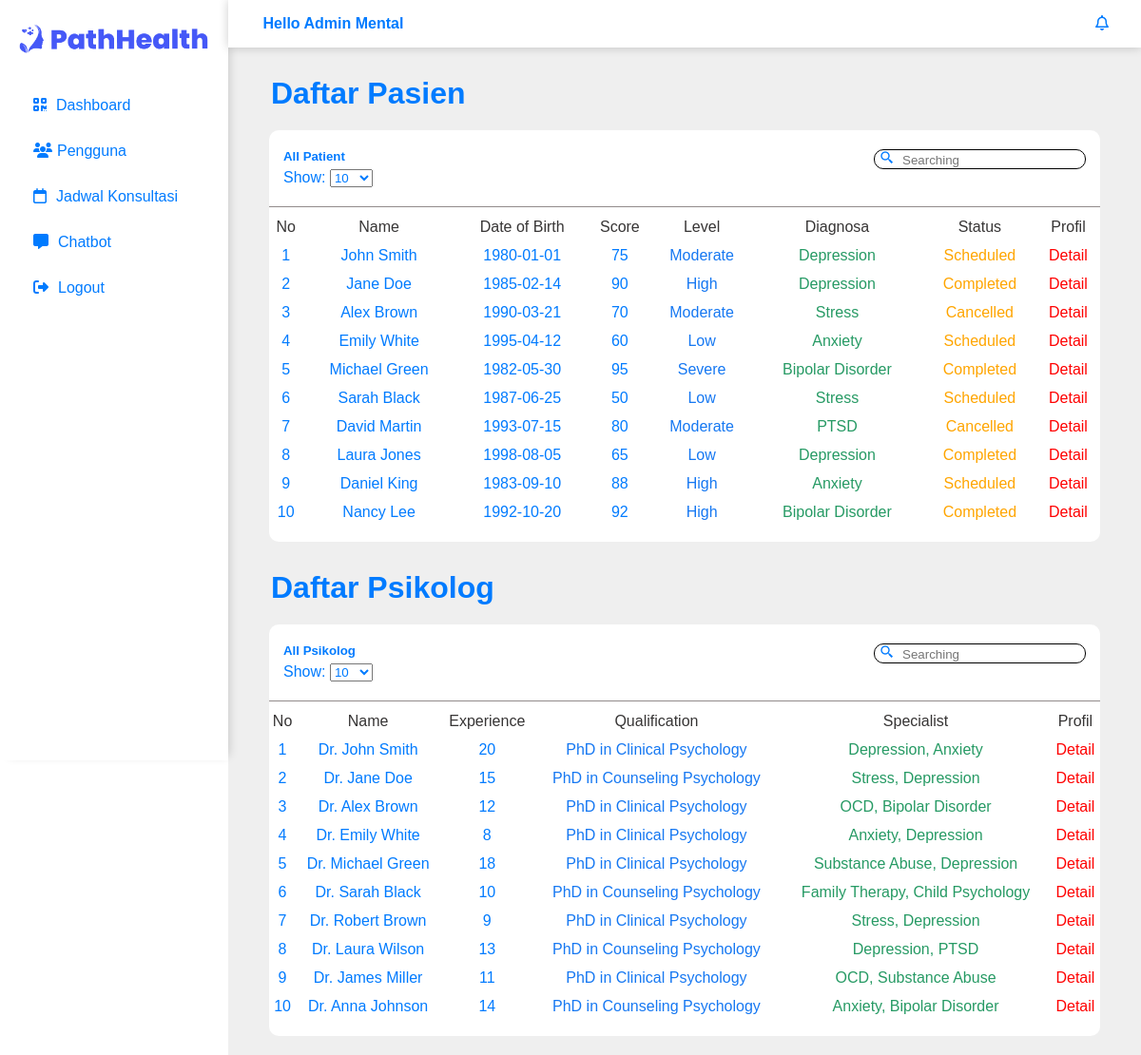
The page /dashboard/admin/pengguna.php (signed in) on the database its author committed.
### tables this page shows
CREATE TABLE `psychologists` (
  `psychologist_id` int(11) NOT NULL,
  `username` varchar(50) NOT NULL,
  `password` varchar(255) NOT NULL,
  `email` varchar(100) NOT NULL,
  `full_name` varchar(100) DEFAULT NULL,
  `qualifications` text DEFAULT NULL,
  `specialties` text DEFAULT NULL,
  `experience_years` int(11) DEFAULT NULL,
  `profile_picture` varchar(255) DEFAULT NULL,
  `created_at` timestamp NOT NULL DEFAULT current_timestamp(),
  `description` varchar(5000) NOT NULL,
  `id_wilayah` int(11) DEFAULT NULL,
  `status` enum('pending','approved') DEFAULT 'pending'
);

### dashboard/admin/pengguna.php (the view, shortened to what this page needs)
<?php
include "../koneksi.php";
$full_name = $_SESSION['full_name'];
?>
<!DOCTYPE html>
<html lang="en">
<head>
    <link rel="stylesheet" href="../../style/psikolog/daftarPasien.css">
    <link href='https://unpkg.com/boxicons@2.1.4/css/boxicons.min.css' rel='stylesheet'>
    <link rel="stylesheet" href="https://cdnjs.cloudflare.com/ajax/libs/font-awesome/6.5.1/css/all.min.css" />
</head>
<body>
    <div class="page">
        <div class="navbar">
            <div class="logo"><img src="../../asset/logo2.png" alt=""></div>
            <div class="dashboard"><i class='fas fa-qrcode '></i><a href="dashboard.php">Dashboard</a></div>
            <div class="daftarPsikolog"><i class="fa-solid fa-users"></i><a href="pengguna.php">Pengguna</a></div>
            <div class="jadwal"><i class="fa-regular fa-calendar"></i><a href="jadwalKonsultasi.php">Jadwal Konsultasi</a></div>
            <div class="laporan"><i class="fa-solid fa-message"></i><a href="chatbot.php">Chatbot</a></div>
            <div class="jadwal"><i class="fa-solid fa-right-from-bracket"></i><a href="../login/login.php">Logout</a></div>
        </div>
        <div class="main">
            <div class="container">
                <div class="profil">
                    <div class="user"><h4>Hello <?php echo $full_name; ?></h4></div>
                </div>
                <div class="notification">
                    <a href="notification.php"><i class="fa-regular fa-bell"></i></a>
                </div>
            </div>
            <div class="menu">
                <h1>Daftar Pasien</h1>
            </div>
            <div class="patient">
                <div class="sub">
                    <div class="box-sub">
                        <h5>All Patient</h5>
                    </div>
                    <div class="box-sub1">
                        <form action="searchUser.php" method="POST">
                            <i class='bx bx-search-alt-2'>
                                <input type="search" id="gsearch_user" name="gsearch_user" placeholder="Searching">
                            </i>
                        </form>
                    </div>
                </div>
                <form method="GET" action="">
                    <label for="patient_limit">Show:</label>
                    <select name="patient_limit" id="patient_limit" onchange="this.form.submit()">
                        <option value="10" <?php if(isset($_GET['patient_limit']) && $_GET['patient_limit'] == 10) echo 'selected'; ?>>10</option>
                    </select>
                </form>
                <div class="data">
                    <div class="card">
                        <div class="table">
                            <table class="bordered" width="100%">
                                <thead>
                                    <tr>
                                        <th>No</th>
                                        <th>Name</th>
                                        <th>Date of Birth</th>
                                        <th>Score</th>
                                        <th>Level</th>
                                        <th>Diagnosa</th>
                                        <th>Status</th>
                                        <th>Profil</th>
                                    </tr>
                                </thead>
                                <tbody>
                                    <?php
                                    $patient_limit = 10;
                                    $i=1;
                                    $result_patients = mysqli_query($conn, "SELECT users.user_id, users.full_name, users.date_of_birth, mentalhealthtests.score, mentalhealthtests.severity_level, mentalhealthtests.potential_diagnosis, consultations.status
                                                        FROM users
                                                        JOIN consultations ON users.user_id = consultations.user_id
                                                        JOIN mentalhealthtests ON users.user_id = mentalhealthtests.user_id
                                                        LIMIT $patient_limit");
                                    while($row = mysqli_fetch_array($result_patients, MYSQLI_ASSOC))
                                    {
                                    ?>
                                    <tr>
                                        <th><?php echo $i++;?></th>
                                        <th><?php echo $row['full_name'];?></th>
                                        <th><?php echo $row['date_of_birth'];?></th>
                                        <th><?php echo $row['score'];?></th>
                                        <th class="skor"><?php echo $row['severity_level'];?></th>
                                        <th class="aksi"><?php echo $row['potential_diagnosis'];?></th>
                                        <th class="status"><?php echo $row['status'];?></th>
                                        <th>
                                            <a href="dataPasien.php?user_id=<?php echo $row['user_id']; ?>">
                                                Detail
                                            </a>
                                        </th>
                                    </tr>
                                    <?php
                                        }
                                        ?>
                                </tbody>
                            </table>
                        </div>
                    </div>
                </div>
            </div>
            <div class="menu">
                <h1>Daftar Psikolog</h1>
            </div>
            <div class="patient">
                <div class="sub">
                    <div class="box-sub">
                        <h5>All Psikolog</h5>
                    </div>
                    <div class="box-sub1">
                        <form action="searchPsikolog.php" method="POST">
                            <i class='bx bx-search-alt-2'>
                                <input type="search" id="gsearch_psikolog" name="gsearch_psikolog" placeholder="Searching">
                            </i>
                        </form>
                    </div>
                </div>
                <form method="GET" action="">
                    <label for="psychologist_limit">Show:</label>
                    <select name="psychologist_limit" id="psychologist_limit" onchange="this.form.submit()">
                        <option value="10" <?php if(isset($_GET['psychologist_limit']) && $_GET['psychologist_limit'] == 10) echo 'selected'; ?>>10</option>
                    </select>
                </form>
                <div class="data">
                    <div class="card">
                        <div class="table">
                            <table class="bordered" width="100%">
                                <thead>
                                    <tr>
                                        <th>No</th>
                                        <th>Name</th>
                                        <th>Experience</th>
                                        <th>Qualification</th>
                                        <th>Specialist</th>
                                        <th>Profil</th>
                                    </tr>
                                </thead>
                                <tbody>
                                    <?php
                                    $psychologist_limit = 10;
                                    $i=1;
                                    $result_psychologists = mysqli_query($conn, "SELECT * FROM psychologists LIMIT $psychologist_limit");
                                    while($row = mysqli_fetch_array($result_psychologists, MYSQLI_ASSOC))
                                    {
                                    ?>
                                    <tr>
                                        <th><?php echo $i++;?></th>
                                        <th><?php echo $row['full_name'];?></th>
                                        <th><?php echo $row['experience_years'];?></th>
                                        <th class="skor"><?php echo $row['qualifications'];?></th>
                                        <th class="aksi"><?php echo $row['specialties'];?></th>
                                        <th>
                                            <a href="dataPsikolog.php?psychologist_id=<?php echo $row['psychologist_id']; ?>">
                                                Detail
                                            </a>
                                        </th>
                                    </tr>
                                    <?php
                                    }
                                    ?>
                                </tbody>
                            </table>
                        </div>
                    </div>
                </div>
            </div>
        </div>
    </div>
</body>
</html>

### style/psikolog/daftarPasien.css (style rules this page uses)
* { margin: 0; padding: 0; box-sizing: border-box; font-family: "Poppins", sans-serif; scroll-behavior: smooth; color: #007bff; }
.page { display: flex; width: 100%; height: 100%; }
.page .navbar { padding: 20px; width: 20%; height: 100vh; box-shadow: 5px 0 10px -5px rgba(0, 0, 0, 0.2); position: fixed; top: 0; left: 0; background: white; overflow-y: auto; }
.page .navbar .logo img { width: 100%; margin-bottom: 20px; }
.page .navbar .dashboard { padding: 15px; }
.page .navbar .dashboard a { padding: 5px; text-decoration: none; }
.page .navbar i { padding-right: 5px; }
.page .navbar .daftarPsikolog { padding: 15px; }
.page .navbar .daftarPsikolog a { text-decoration: none; }
.page .navbar .jadwal { padding: 15px; }
.page .navbar .jadwal a { padding: 5px; text-decoration: none; }
.page .navbar .laporan { padding: 15px; }
.page .navbar .laporan a { padding-left: 5px; text-decoration: none; }
.page .main { margin-left: 20%; width: 80%; padding: 20px; margin-top: 30px; background-color: #efefef; }
.page .main .container { display: flex; position: fixed; top: 0; left: 20%; background: white; z-index: 2; align-items: center; width: 80%; height: 50px; box-shadow: 0 0 10px rgba(0, 0, 0, 0.2); }
.page .main .container .profil { width: 95%; display: flex; text-align: left; align-items: center; }
.page .main .container .profil .user { width: 92%; margin-inline: auto; }
.page .main .container .notification { width: 5%; }
.page .main .menu { margin-top: 30px; }
.page .main .menu h1 { padding-left: 25px; }
.page .main .patient { margin-top: 20px; background-color: white; border-radius: 10px; margin-inline: auto; width: 95%; padding-bottom: 20px; }
.page .main .patient .sub { padding-top: 20px; padding-right: 15px; display: flex; justify-content: space-between; }
.page .main .patient .sub .box-sub { padding-left: 15px; }
.page .main .patient .sub .box-sub1 { padding-right: 15px; border: 1px solid #000; border-radius: 10px; }
.page .main .patient .sub .box-sub1 form i { padding-left: 5px; }
.page .main .patient .sub .box-sub1 form i input { border: none; outline: none; }
.page .main .patient .data { margin-top: 20px; border-top: 1px solid #928b8b; text-align: center; font-family: "Poppins", sans-serif; }
.page .main .patient .data .card .table table thead tr th { font-weight: normal; color: #373535; font-family: "Poppins", sans-serif; }
.page .main .patient .data .card .table table tr .skor { color: #1678F2; }
.page .main .patient .data .card .table table tr .aksi { color: #269A64; }
.page .main .patient .data .card .table table tr .status { color: orange; }
.page .main .patient .data .card .table table tr th { padding-top: 10px; font-weight: normal; }
.page .main .patient .data .card .table table tr th a { color: red; text-decoration: none; }
form label { padding-left: 15px; }

### rows shown on the page
psychologists: full_name "Dr. John Smith", experience_years "20", qualifications "PhD in Clinical Psychology", specialties "Depression, Anxiety"
psychologists: full_name "Dr. Jane Doe", experience_years "15", qualifications "PhD in Counseling Psychology", specialties "Stress, Depression"
psychologists: full_name "Dr. Alex Brown", experience_years "12", qualifications "PhD in Clinical Psychology", specialties "OCD, Bipolar Disorder"
psychologists: full_name "Dr. Emily White", experience_years "8", qualifications "PhD in Clinical Psychology", specialties "Anxiety, Depression"
psychologists: full_name "Dr. Michael Green", experience_years "18", qualifications "PhD in Clinical Psychology", specialties "Substance Abuse, Depression"
psychologists: full_name "Dr. Sarah Black", experience_years "10", qualifications "PhD in Counseling Psychology", specialties "Family Therapy, Child Psychology"
psychologists: full_name "Dr. Robert Brown", experience_years "9", qualifications "PhD in Clinical Psychology", specialties "Stress, Depression"
psychologists: full_name "Dr. Laura Wilson", experience_years "13", qualifications "PhD in Counseling Psychology", specialties "Depression, PTSD"
psychologists: full_name "Dr. James Miller", experience_years "11", qualifications "PhD in Clinical Psychology", specialties "OCD, Substance Abuse"
psychologists: full_name "Dr. Anna Johnson", experience_years "14", qualifications "PhD in Counseling Psychology", specialties "Anxiety, Bipolar Disorder"

### other values the page prints
$full_name "Admin Mental"
$row['full_name'] "John Smith"
$row['date_of_birth'] "1980-01-01"
$row['score'] "75"
$row['severity_level'] "Moderate"
$row['potential_diagnosis'] "Depression"
$row['status'] "Scheduled"
$row['full_name'] "Jane Doe"
$row['date_of_birth'] "1985-02-14"
$row['score'] "90"
$row['severity_level'] "High"
$row['status'] "Completed"
$row['full_name'] "Alex Brown"
$row['date_of_birth'] "1990-03-21"
$row['score'] "70"
